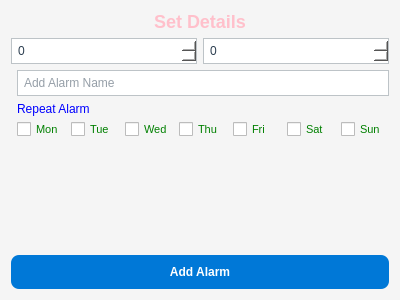
<?xml version="1.0" encoding="UTF-8"?>
<ui version="4.0">
 <class>Dialog</class>
 <widget class="QDialog" name="Dialog">
  <property name="geometry">
   <rect>
    <x>0</x>
    <y>0</y>
    <width>400</width>
    <height>300</height>
   </rect>
  </property>
  <property name="windowTitle">
   <string>Dialog</string>
  </property>
  <property name="styleSheet">
   <string notr="true">/* Style the Dialog background */
QDialog {
    background-color: #f5f5f5;
}

/* Ensure inputs are readable */
QLineEdit, QSpinBox {
    background-color: white;
    color: #2c3e50; /* Dark blue/grey text */
    border: 1px solid #bdc3c7;
    padding: 4px;
}

/* Style the checkboxes for the days */
QCheckBox {
    color: #2c3e50;
    font-size: 11px;
    spacing: 5px;
}

/* Add a bit of hover effect to the checkboxes */
QCheckBox::indicator:hover {
    background-color: #ebf5ff;
}
/* Style the Add Button */
QPushButton {
    background-color: #0078d7;
    color: white;
    border-radius: 8px;
    padding: 10px;
    font-weight: bold;
    margin-top: 10px;
}

QPushButton:hover {
    background-color: #005a9e;
}

QCheckBox{
color: green;
}</string>
  </property>
  <layout class="QVBoxLayout" name="verticalLayout_2">
   <item>
    <layout class="QVBoxLayout" name="Layout">
     <item>
      <widget class="QLabel" name="Title">
       <property name="sizePolicy">
        <sizepolicy hsizetype="MinimumExpanding" vsizetype="Fixed">
         <horstretch>0</horstretch>
         <verstretch>0</verstretch>
        </sizepolicy>
       </property>
       <property name="styleSheet">
        <string notr="true">color: pink; font-size: 18px; font-weight: bold;</string>
       </property>
       <property name="text">
        <string>Set Details</string>
       </property>
       <property name="alignment">
        <set>Qt::AlignmentFlag::AlignCenter</set>
       </property>
      </widget>
     </item>
     <item>
      <layout class="QVBoxLayout" name="Body">
       <item>
        <layout class="QHBoxLayout" name="horizontalLayout_2">
         <item>
          <widget class="QSpinBox" name="Hours"/>
         </item>
         <item>
          <widget class="QSpinBox" name="Minutes">
           <property name="maximum">
            <number>59</number>
           </property>
          </widget>
         </item>
        </layout>
       </item>
       <item>
        <layout class="QFormLayout" name="Form">
         <item row="0" column="1">
          <widget class="QLineEdit" name="AlarmName">
           <property name="placeholderText">
            <string>Add Alarm Name</string>
           </property>
          </widget>
         </item>
         <item row="2" column="1">
          <layout class="QHBoxLayout" name="WeekdayLayout">
           <item>
            <widget class="QCheckBox" name="MonCheck">
             <property name="text">
              <string>Mon</string>
             </property>
            </widget>
           </item>
           <item>
            <widget class="QCheckBox" name="TueCheck">
             <property name="text">
              <string>Tue</string>
             </property>
            </widget>
           </item>
           <item>
            <widget class="QCheckBox" name="WedCheck">
             <property name="text">
              <string>Wed</string>
             </property>
            </widget>
           </item>
           <item>
            <widget class="QCheckBox" name="ThuCheck">
             <property name="text">
              <string>Thu</string>
             </property>
            </widget>
           </item>
           <item>
            <widget class="QCheckBox" name="FriCheck">
             <property name="text">
              <string>Fri</string>
             </property>
            </widget>
           </item>
           <item>
            <widget class="QCheckBox" name="SatCheck">
             <property name="text">
              <string>Sat</string>
             </property>
            </widget>
           </item>
           <item>
            <widget class="QCheckBox" name="SunCheck">
             <property name="text">
              <string>Sun</string>
             </property>
            </widget>
           </item>
          </layout>
         </item>
         <item row="1" column="1">
          <widget class="QLabel" name="RepeatLabel">
           <property name="styleSheet">
            <string notr="true">color: blue</string>
           </property>
           <property name="text">
            <string>Repeat Alarm</string>
           </property>
          </widget>
         </item>
        </layout>
       </item>
      </layout>
     </item>
     <item>
      <widget class="QPushButton" name="SubmitButton">
       <property name="enabled">
        <bool>true</bool>
       </property>
       <property name="text">
        <string>Add Alarm</string>
       </property>
      </widget>
     </item>
    </layout>
   </item>
  </layout>
 </widget>
 <resources/>
 <connections/>
</ui>
